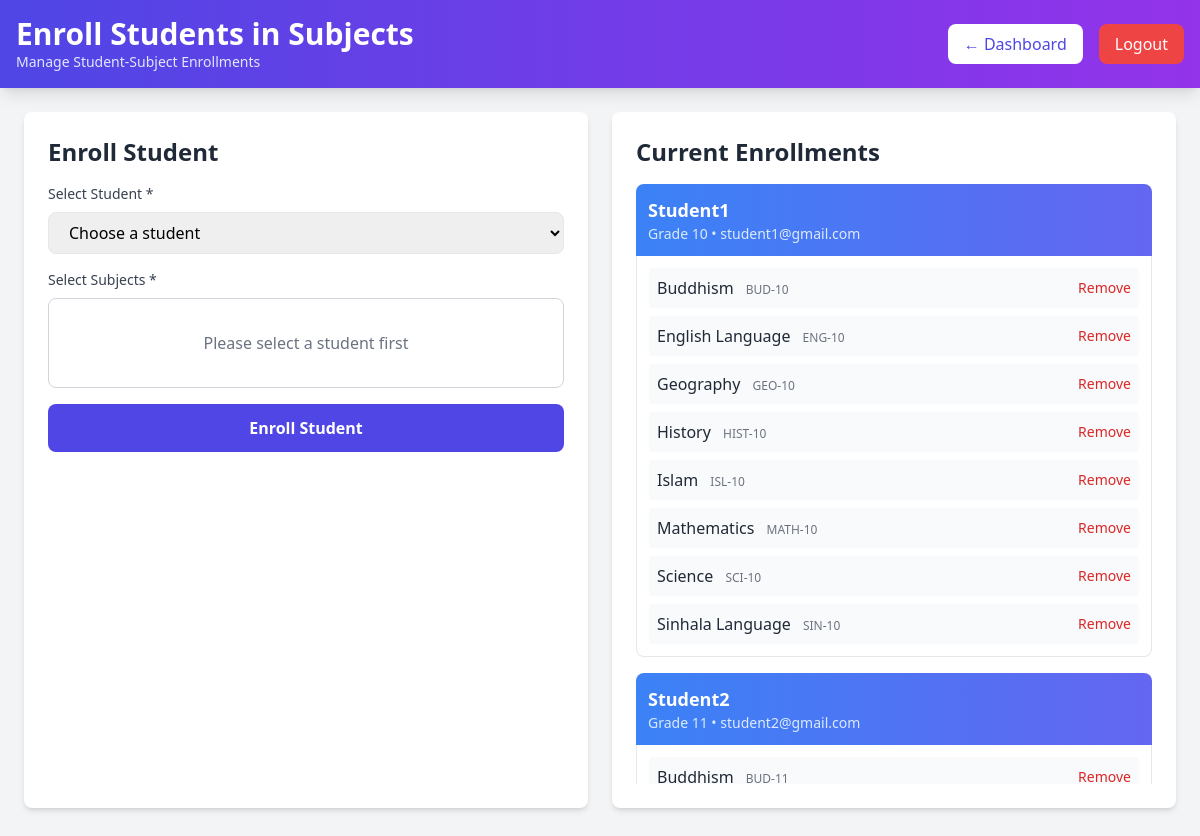
The app's page /admin_enroll_student.php (signed in) with its own data.
### tables this page shows
CREATE TABLE student_subjects (
    student_id INT NOT NULL,
    subject_id INT NOT NULL,
    enrolled_at TIMESTAMP DEFAULT CURRENT_TIMESTAMP,
    PRIMARY KEY (student_id, subject_id),
    FOREIGN KEY (student_id) REFERENCES users(user_id) ON DELETE CASCADE,
    FOREIGN KEY (subject_id) REFERENCES subjects(subject_id) ON DELETE CASCADE
);

CREATE TABLE users (
    user_id INT AUTO_INCREMENT PRIMARY KEY,
    full_name VARCHAR(255) NOT NULL,
    email VARCHAR(100) NOT NULL UNIQUE,
    password_hash VARCHAR(255) NOT NULL,
    role ENUM('student', 'admin', 'teacher') DEFAULT 'student',
    grade ENUM('10','11') NULL,
    phone VARCHAR(20) NULL,
    address TEXT NULL,
    is_active BOOLEAN DEFAULT TRUE,
    created_at TIMESTAMP DEFAULT CURRENT_TIMESTAMP,
    last_login TIMESTAMP NULL,
    INDEX idx_email (email),
    INDEX idx_role (role)
);

CREATE TABLE subjects (
    subject_id INT AUTO_INCREMENT PRIMARY KEY,
    subject_name VARCHAR(255) NOT NULL,
    subject_code VARCHAR(20) NOT NULL UNIQUE,
    grade_level ENUM('10','11') NOT NULL,
    subject_category ENUM('Language', 'Mathematics', 'Science', 'Social Studies', 'Religion', 'Other') NOT NULL,
    description TEXT NULL,
    is_active BOOLEAN DEFAULT TRUE,
    created_at TIMESTAMP DEFAULT CURRENT_TIMESTAMP
);

### admin_enroll_student.php (the view, shortened to what this page needs)
<?php
require_once 'config.php';
$enrollments_query = "SELECT ss.student_id, ss.subject_id, ss.enrolled_at,
                      u.full_name as student_name, u.email as student_email, u.grade,
                      s.subject_name, s.subject_code, s.grade_level
                      FROM student_subjects ss
                      INNER JOIN users u ON ss.student_id = u.user_id
                      INNER JOIN subjects s ON ss.subject_id = s.subject_id
                      WHERE u.is_active = 1 AND s.is_active = 1
                      ORDER BY u.grade, u.full_name, s.subject_name";
$enrollments = $conn->query($enrollments_query);
?>
<!DOCTYPE html>
<html lang="en">
<head>
    <script src="https://cdn.tailwindcss.com"></script>
</head>
<body class="bg-gray-100 min-h-screen">
    <header class="bg-gradient-to-r from-indigo-600 to-purple-600 text-white p-4 shadow-lg">
        <div class="max-w-7xl mx-auto flex justify-between items-center">
            <div>
                <h1 class="text-3xl font-bold">Enroll Students in Subjects</h1>
                <p class="text-sm text-indigo-100">Manage Student-Subject Enrollments</p>
            </div>
            <div class="flex items-center gap-4">
                <a href="admin_dashboard.php" class="px-4 py-2 bg-white text-indigo-600 rounded-lg hover:bg-indigo-50">← Dashboard</a>
                <a href="logout.php" class="px-4 py-2 bg-red-500 text-white rounded-lg hover:bg-red-600">Logout</a>
            </div>
        </div>
    </header>
    <div class="max-w-7xl mx-auto p-6">
        <div class="grid grid-cols-1 lg:grid-cols-2 gap-6">
            <div class="bg-white rounded-lg shadow-md p-6">
                <h2 class="text-2xl font-bold text-gray-800 mb-4">Enroll Student</h2>
                <form method="POST" id="enrollForm">
                    <div class="mb-4">
                        <label class="block text-sm font-medium text-gray-700 mb-2">Select Student *</label>
                        <select name="student_id" id="studentSelect" required onchange="filterSubjectsByGrade()" class="w-full px-4 py-2 border rounded-lg focus:ring-2 focus:ring-indigo-500">
                            <option value="">Choose a student</option>
                        </select>
                    </div>
                    <div class="mb-4">
                        <label class="block text-sm font-medium text-gray-700 mb-2">Select Subjects *</label>
                        <div class="max-h-96 overflow-y-auto border border-gray-300 rounded-lg p-4">
                            <div id="subjectsContainer" class="space-y-2">
                                <p class="text-gray-500 text-center py-4">Please select a student first</p>
                            </div>
                        </div>
                    </div>
                    <button type="submit" name="enroll_student" class="w-full px-6 py-3 bg-indigo-600 text-white rounded-lg hover:bg-indigo-700 font-semibold">
                        Enroll Student
                    </button>
                </form>
            </div>
            <div class="bg-white rounded-lg shadow-md p-6">
                <h2 class="text-2xl font-bold text-gray-800 mb-4">Current Enrollments</h2>
                <div class="max-h-[600px] overflow-y-auto">
                    <?php
                    $current_student = '';
                    while ($enroll = $enrollments->fetch_assoc()):
                        if ($current_student != $enroll['student_name']) {
                            if ($current_student != '') echo '</div></div>';
                            $current_student = $enroll['student_name'];
                    ?>
                        <div class="mb-4">
                            <div class="bg-gradient-to-r from-blue-500 to-indigo-500 text-white p-3 rounded-t-lg">
                                <h3 class="font-bold text-lg"><?php echo htmlspecialchars($enroll['student_name']); ?></h3>
                                <p class="text-sm text-blue-100">Grade <?php echo $enroll['grade']; ?> • <?php echo htmlspecialchars($enroll['student_email']); ?></p>
                            </div>
                            <div class="border border-t-0 rounded-b-lg p-3 space-y-2">
                    <?php } ?>
                                <div class="flex items-center justify-between p-2 bg-gray-50 rounded hover:bg-gray-100">
                                    <div>
                                        <span class="font-medium text-gray-800"><?php echo htmlspecialchars($enroll['subject_name']); ?></span>
                                        <span class="text-xs text-gray-500 ml-2"><?php echo htmlspecialchars($enroll['subject_code']); ?></span>
                                    </div>
                                    <a href="?remove=<?php echo $enroll['student_id']; ?>-<?php echo $enroll['subject_id']; ?>"
                                       onclick="return confirm('Remove this enrollment?')"
                                       class="text-red-600 hover:text-red-800 text-sm font-medium">
                                        Remove
                                    </a>
                                </div>
                    <?php
                    endwhile;
                    if ($current_student != '') echo '</div></div>';
                    ?>
                </div>
            </div>
        </div>
    </div>
</body>
</html>

### records on screen
student_subjects: student.full_name "Student1", student.grade "10", student.email "student1@gmail.com", subject.subject_name "Buddhism", subject.subject_code "BUD-10"
student_subjects: subject.subject_name "English Language", subject.subject_code "ENG-10"
student_subjects: subject.subject_name "Geography", subject.subject_code "GEO-10"
student_subjects: subject.subject_name "History", subject.subject_code "HIST-10"
student_subjects: subject.subject_name "Islam", subject.subject_code "ISL-10"
student_subjects: subject.subject_name "Mathematics", subject.subject_code "MATH-10"
student_subjects: subject.subject_name "Science", subject.subject_code "SCI-10"
student_subjects: subject.subject_name "Sinhala Language", subject.subject_code "SIN-10"
student_subjects: student.full_name "Student2", student.grade "11", student.email "student2@gmail.com", subject.subject_name "Buddhism", subject.subject_code "BUD-11"
